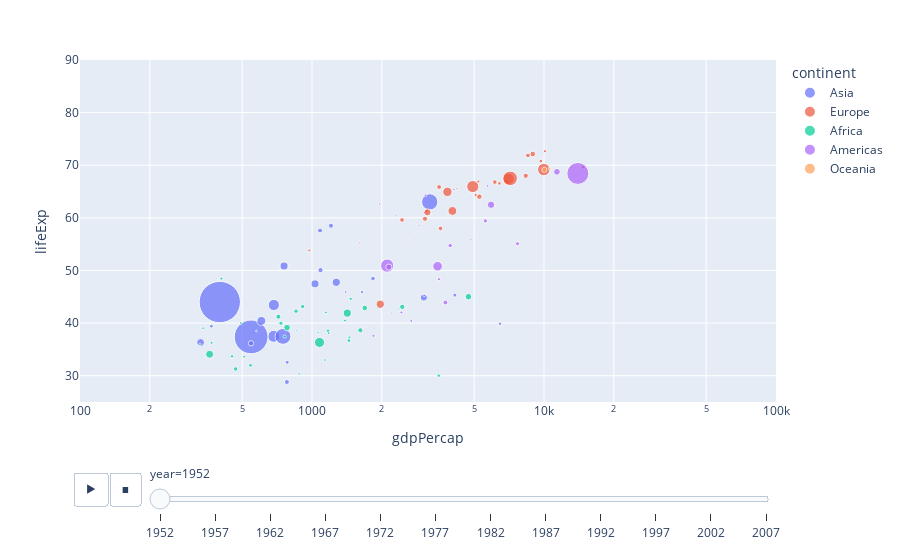

Here is the notebook cell this chart was saved with:
### Markdown cell above
27. Plotly Express's **scatter** function is similar to Seaborn's **scatterplot**. Important new parameters include **animation_frame**, **animation_group**, and **hover_name**.

### Code cell
px.scatter(gap2, x="gdpPercap", y="lifeExp", animation_frame="year", animation_group="country",
           size="pop", color="continent", hover_name="country", 
           log_x = True, 
           size_max=45, range_x=[100,100000], range_y=[25,90])

### Figure 1 — Plotly figure (JSON) as saved in the notebook; plotly's stock layout.template omitted (floating-point values rounded to 4 significant figures)
{"data": [{"hovertemplate": "<b>%{hovertext}</b><br><br>continent=Asia<br>year=1952<br>gdpPercap=%{x}<br>lifeExp=%{y}<br>pop=%{marker.size}<extra></extra>", "hovertext": ["Afghanistan", "Bahrain", "Bangladesh", "Cambodia", "China", "Hong Kong, China", "India", "Indonesia", "Iran", "Iraq", "Israel", "Japan", "Jordan", "Korea, Dem. Rep.", "Korea, Rep.", "Kuwait", "Lebanon", "Malaysia", "Mongolia", "Myanmar", "Nepal", "Oman", "Pakistan", "Philippines", "Saudi Arabia", "Singapore", "Sri Lanka", "Syria", "Taiwan", "Thailand", "Vietnam", "West Bank and Gaza", "Yemen, Rep."], "ids": ["Afghanistan", "Bahrain", "Bangladesh", "Cambodia", "China", "Hong Kong, China", "India", "Indonesia", "Iran", "Iraq", "Israel", "Japan", "Jordan", "Korea, Dem. Rep.", "Korea, Rep.", "Kuwait", "Lebanon", "Malaysia", "Mongolia", "Myanmar", "Nepal", "Oman", "Pakistan", "Philippines", "Saudi Arabia", "Singapore", "Sri Lanka", "Syria", "Taiwan", "Thailand", "Vietnam", "West Bank and Gaza", "Yemen, Rep."], "legendgroup": "Asia", "marker": {"color": "#636efa", "size": [8425333, 120447, 46886859, 4693836, 556263527, 2125900, 372000000, 82052000, 17272000, 5441766, 1620914, 86459025, 607914, 8865488, 20947571, 160000, 1439529, 6748378, 800663, 20092996, 9182536, 507833, 41346560, 22438691, 4005677, 1127000, 7982342, 3661549, 8550362, 21289402, 26246839, 1030585, 4963829], "sizemode": "area", "sizeref": 651200.0, "symbol": "circle"}, "mode": "markers", "name": "Asia", "orientation": "v", "showlegend": true, "type": "scatter", "x": [779.4, 9867.0, 684.2, 368.5, 400.4, 3054.0, 546.6, 749.7, 3035.0, 4130.0, 4087.0, 3217.0, 1547.0, 1088.0, 1031.0, 108400.0, 4835.0, 1831.0, 786.6, 331, 545.9, 1828.0, 684.6, 1273.0, 6460.0, 2315.0, 1084.0, 1643.0, 1207.0, 757.8, 605.1, 1516.0, 781.7], "xaxis": "x", "y": [28.8, 50.94, 37.48, 39.42, 44, 60.96, 37.37, 37.47, 44.87, 45.32, 65.39, 63.03, 43.16, 50.06, 47.45, 55.56, 55.93, 48.46, 42.24, 36.32, 36.16, 37.58, 43.44, 47.75, 39.88, 60.4, 57.59, 45.88, 58.5, 50.85, 40.41, 43.16, 32.55], "yaxis": "y"}, {"hovertemplate": "<b>%{hovertext}</b><br><br>continent=Europe<br>year=1952<br>gdpPercap=%{x}<br>lifeExp=%{y}<br>pop=%{marker.size}<extra></extra>", "hovertext": ["Albania", "Austria", "Belgium", "Bosnia and Herzegovina", "Bulgaria", "Croatia", "Czech Republic", "Denmark", "Finland", "France", "Germany", "Greece", "Hungary", "Iceland", "Ireland", "Italy", "Montenegro", "Netherlands", "Norway", "Poland", "Portugal", "Romania", "Serbia", "Slovak Republic", "Slovenia", "Spain", "Sweden", "Switzerland", "Turkey", "United Kingdom"], "ids": ["Albania", "Austria", "Belgium", "Bosnia and Herzegovina", "Bulgaria", "Croatia", "Czech Republic", "Denmark", "Finland", "France", "Germany", "Greece", "Hungary", "Iceland", "Ireland", "Italy", "Montenegro", "Netherlands", "Norway", "Poland", "Portugal", "Romania", "Serbia", "Slovak Republic", "Slovenia", "Spain", "Sweden", "Switzerland", "Turkey", "United Kingdom"], "legendgroup": "Europe", "marker": {"color": "#EF553B", "size": [1282697, 6927772, 8730405, 2791000, 7274900, 3882229, 9125183, 4334000, 4090500, 42459667, 69145952, 7733250, 9504000, 147962, 2952156, 47666000, 413834, 10381988, 3327728, 25730551, 8526050, 16630000, 6860147, 3558137, 1489518, 28549870, 7124673, 4815000, 22235677, 50430000], "sizemode": "area", "sizeref": 651200.0, "symbol": "circle"}, "mode": "markers", "name": "Europe", "orientation": "v", "showlegend": true, "type": "scatter", "x": [1601.0, 6137.0, 8343.0, 973.5, 2444.0, 3119.0, 6876.0, 9692.0, 6425.0, 7030.0, 7144.0, 3531.0, 5264.0, 7268.0, 5210.0, 4931.0, 2648.0, 8942.0, 10100.0, 4029.0, 3068.0, 3145.0, 3581.0, 5075.0, 4215.0, 3834.0, 8528.0, 14730.0, 1969.0, 9980.0], "xaxis": "x", "y": [55.23, 66.8, 68, 53.82, 59.6, 61.21, 66.87, 70.78, 66.55, 67.41, 67.5, 65.86, 64.03, 72.49, 66.91, 65.94, 59.16, 72.13, 72.67, 61.31, 59.82, 61.05, 58.0, 64.36, 65.57, 64.94, 71.86, 69.62, 43.59, 69.18], "yaxis": "y"}, {"hovertemplate": "<b>%{hovertext}</b><br><br>continent=Africa<br>year=1952<br>gdpPercap=%{x}<br>lifeExp=%{y}<br>pop=%{marker.size}<extra></extra>", "hovertext": ["Algeria", "Angola", "Benin", "Botswana", "Burkina Faso", "Burundi", "Cameroon", "Central African Republic", "Chad", "Comoros", "Congo, Dem. Rep.", "Congo, Rep.", "Cote d'Ivoire", "Djibouti", "Egypt", "Equatorial Guinea", "Eritrea", "Ethiopia", "Gabon", "Gambia", "Ghana", "Guinea", "Guinea-Bissau", "Kenya", "Lesotho", "Liberia", "Libya", "Madagascar", "Malawi", "Mali", "Mauritania", "Mauritius", "Morocco", "Mozambique", "Namibia", "Niger", "Nigeria", "Reunion", "Rwanda", "Sao Tome and Principe", "Senegal", "Sierra Leone", "Somalia", "South Africa", "Sudan", "Swaziland", "Tanzania", "Togo", "Tunisia", "Uganda", "Zambia", "Zimbabwe"], "ids": ["Algeria", "Angola", "Benin", "Botswana", "Burkina Faso", "Burundi", "Cameroon", "Central African Republic", "Chad", "Comoros", "Congo, Dem. Rep.", "Congo, Rep.", "Cote d'Ivoire", "Djibouti", "Egypt", "Equatorial Guinea", "Eritrea", "Ethiopia", "Gabon", "Gambia", "Ghana", "Guinea", "Guinea-Bissau", "Kenya", "Lesotho", "Liberia", "Libya", "Madagascar", "Malawi", "Mali", "Mauritania", "Mauritius", "Morocco", "Mozambique", "Namibia", "Niger", "Nigeria", "Reunion", "Rwanda", "Sao Tome and Principe", "Senegal", "Sierra Leone", "Somalia", "South Africa", "Sudan", "Swaziland", "Tanzania", "Togo", "Tunisia", "Uganda", "Zambia", "Zimbabwe"], "legendgroup": "Africa", "marker": {"color": "#00cc96", "size": [9279525, 4232095, 1738315, 442308, 4469979, 2445618, 5009067, 1291695, 2682462, 153936, 14100005, 854885, 2977019, 63149, 22223309, 216964, 1438760, 20860941, 420702, 284320, 5581001, 2664249, 580653, 6464046, 748747, 863308, 1019729, 4762912, 2917802, 3838168, 1022556, 516556, 9939217, 6446316, 485831, 3379468, 33119096, 257700, 2534927, 60011, 2755589, 2143249, 2526994, 14264935, 8504667, 290243, 8322925, 1219113, 3647735, 5824797, 2672000, 3080907], "sizemode": "area", "sizeref": 651200.0, "symbol": "circle"}, "mode": "markers", "name": "Africa", "orientation": "v", "showlegend": true, "type": "scatter", "x": [2449.0, 3521.0, 1063.0, 851.2, 543.3, 339.3, 1173.0, 1071.0, 1179.0, 1103.0, 780.5, 2126.0, 1389.0, 2670.0, 1419.0, 375.6, 328.9, 362.1, 4293.0, 485.2, 911.3, 510.2, 299.9, 853.5, 298.8, 575.6, 2388.0, 1443.0, 369.2, 452.3, 743.1, 1968.0, 1688.0, 468.5, 2424.0, 761.9, 1077.0, 2719.0, 493.3, 879.6, 1450.0, 879.8, 1136.0, 4725.0, 1616.0, 1148.0, 716.7, 859.8, 1468.0, 734.8, 1147.0, 406.9], "xaxis": "x", "y": [43.08, 30.02, 38.22, 47.62, 31.98, 39.03, 38.52, 35.46, 38.09, 40.72, 39.14, 42.11, 40.48, 34.81, 41.89, 34.48, 35.93, 34.08, 37.0, 30, 43.15, 33.61, 32.5, 42.27, 42.14, 38.48, 42.72, 36.68, 36.26, 33.69, 40.54, 50.99, 42.87, 31.29, 41.73, 37.44, 36.32, 52.72, 40, 46.47, 37.28, 30.33, 32.98, 45.01, 38.63, 41.41, 41.22, 38.6, 44.6, 39.98, 42.04, 48.45], "yaxis": "y"}, {"hovertemplate": "<b>%{hovertext}</b><br><br>continent=Americas<br>year=1952<br>gdpPercap=%{x}<br>lifeExp=%{y}<br>pop=%{marker.size}<extra></extra>", "hovertext": ["Argentina", "Bolivia", "Brazil", "Canada", "Chile", "Colombia", "Costa Rica", "Cuba", "Dominican Republic", "Ecuador", "El Salvador", "Guatemala", "Haiti", "Honduras", "Jamaica", "Mexico", "Nicaragua", "Panama", "Paraguay", "Peru", "Puerto Rico", "Trinidad and Tobago", "United States", "Uruguay", "Venezuela"], "ids": ["Argentina", "Bolivia", "Brazil", "Canada", "Chile", "Colombia", "Costa Rica", "Cuba", "Dominican Republic", "Ecuador", "El Salvador", "Guatemala", "Haiti", "Honduras", "Jamaica", "Mexico", "Nicaragua", "Panama", "Paraguay", "Peru", "Puerto Rico", "Trinidad and Tobago", "United States", "Uruguay", "Venezuela"], "legendgroup": "Americas", "marker": {"color": "#ab63fa", "size": [17876956, 2883315, 56602560, 14785584, 6377619, 12350771, 926317, 6007797, 2491346, 3548753, 2042865, 3146381, 3201488, 1517453, 1426095, 30144317, 1165790, 940080, 1555876, 8025700, 2227000, 662850, 157553000, 2252965, 5439568], "sizemode": "area", "sizeref": 651200.0, "symbol": "circle"}, "mode": "markers", "name": "Americas", "orientation": "v", "showlegend": true, "type": "scatter", "x": [5911.0, 2677.0, 2109.0, 11370.0, 3940.0, 2144.0, 2627.0, 5587.0, 1398.0, 3522.0, 3048.0, 2428.0, 1840.0, 2195.0, 2899.0, 3478.0, 3112.0, 2480.0, 1952.0, 3759.0, 3082.0, 3023.0, 13990.0, 5717.0, 7690.0], "xaxis": "x", "y": [62.48, 40.41, 50.92, 68.75, 54.74, 50.64, 57.21, 59.42, 45.93, 48.36, 45.26, 42.02, 37.58, 41.91, 58.53, 50.79, 42.31, 55.19, 62.65, 43.9, 64.28, 59.1, 68.44, 66.07, 55.09], "yaxis": "y"}, {"hovertemplate": "<b>%{hovertext}</b><br><br>continent=Oceania<br>year=1952<br>gdpPercap=%{x}<br>lifeExp=%{y}<br>pop=%{marker.size}<extra></extra>", "hovertext": ["Australia", "New Zealand"], "ids": ["Australia", "New Zealand"], "legendgroup": "Oceania", "marker": {"color": "#FFA15A", "size": [8691212, 1994794], "sizemode": "area", "sizeref": 651200.0, "symbol": "circle"}, "mode": "markers", "name": "Oceania", "orientation": "v", "showlegend": true, "type": "scatter", "x": [10040.0, 10560.0], "xaxis": "x", "y": [69.12, 69.39], "yaxis": "y"}], "layout": {"legend": {"itemsizing": "constant", "title": {"text": "continent"}, "tracegroupgap": 0}, "margin": {"t": 60}, "sliders": [{"active": 0, "currentvalue": {"prefix": "year="}, "len": 0.9, "pad": {"b": 10, "t": 60}, "steps": [{"args": [["1952"], {"frame": {"duration": 0, "redraw": false}, "fromcurrent": true, "mode": "immediate", "transition": {"duration": 0, "easing": "linear"}}], "label": "1952", "method": "animate"}, {"args": [["1957"], {"frame": {"duration": 0, "redraw": false}, "fromcurrent": true, "mode": "immediate", "transition": {"duration": 0, "easing": "linear"}}], "label": "1957", "method": "animate"}, {"args": [["1962"], {"frame": {"duration": 0, "redraw": false}, "fromcurrent": true, "mode": "immediate", "transition": {"duration": 0, "easing": "linear"}}], "label": "1962", "method": "animate"}, {"args": [["1967"], {"frame": {"duration": 0, "redraw": false}, "fromcurrent": true, "mode": "immediate", "transition": {"duration": 0, "easing": "linear"}}], "label": "1967", "method": "animate"}, {"args": [["1972"], {"frame": {"duration": 0, "redraw": false}, "fromcurrent": true, "mode": "immediate", "transition": {"duration": 0, "easing": "linear"}}], "label": "1972", "method": "animate"}, {"args": [["1977"], {"frame": {"duration": 0, "redraw": false}, "fromcurrent": true, "mode": "immediate", "transition": {"duration": 0, "easing": "linear"}}], "label": "1977", "method": "animate"}, {"args": [["1982"], {"frame": {"duration": 0, "redraw": false}, "fromcurrent": true, "mode": "immediate", "transition": {"duration": 0, "easing": "linear"}}], "label": "1982", "method": "animate"}, {"args": [["1987"], {"frame": {"duration": 0, "redraw": false}, "fromcurrent": true, "mode": "immediate", "transition": {"duration": 0, "easing": "linear"}}], "label": "1987", "method": "animate"}, {"args": [["1992"], {"frame": {"duration": 0, "redraw": false}, "fromcurrent": true, "mode": "immediate", "transition": {"duration": 0, "easing": "linear"}}], "label": "1992", "method": "animate"}, {"args": [["1997"], {"frame": {"duration": 0, "redraw": false}, "fromcurrent": true, "mode": "immediate", "transition": {"duration": 0, "easing": "linear"}}], "label": "1997", "method": "animate"}, {"args": [["2002"], {"frame": {"duration": 0, "redraw": false}, "fromcurrent": true, "mode": "immediate", "transition": {"duration": 0, "easing": "linear"}}], "label": "2002", "method": "animate"}, {"args": [["2007"], {"frame": {"duration": 0, "redraw": false}, "fromcurrent": true, "mode": "immediate", "transition": {"duration": 0, "easing": "linear"}}], "label": "2007", "method": "animate"}], "x": 0.1, "xanchor": "left", "y": 0, "yanchor": "top"}], "updatemenus": [{"buttons": [{"args": [null, {"frame": {"duration": 500, "redraw": false}, "fromcurrent": true, "mode": "immediate", "transition": {"duration": 500, "easing": "linear"}}], "label": "&#9654;", "method": "animate"}, {"args": [[null], {"frame": {"duration": 0, "redraw": false}, "fromcurrent": true, "mode": "immediate", "transition": {"duration": 0, "easing": "linear"}}], "label": "&#9724;", "method": "animate"}], "direction": "left", "pad": {"r": 10, "t": 70}, "showactive": false, "type": "buttons", "x": 0.1, "xanchor": "right", "y": 0, "yanchor": "top"}], "xaxis": {"anchor": "y", "domain": [0, 1], "range": [2, 5], "title": {"text": "gdpPercap"}, "type": "log"}, "yaxis": {"anchor": "x", "domain": [0, 1], "range": [25, 90], "title": {"text": "lifeExp"}}}}
